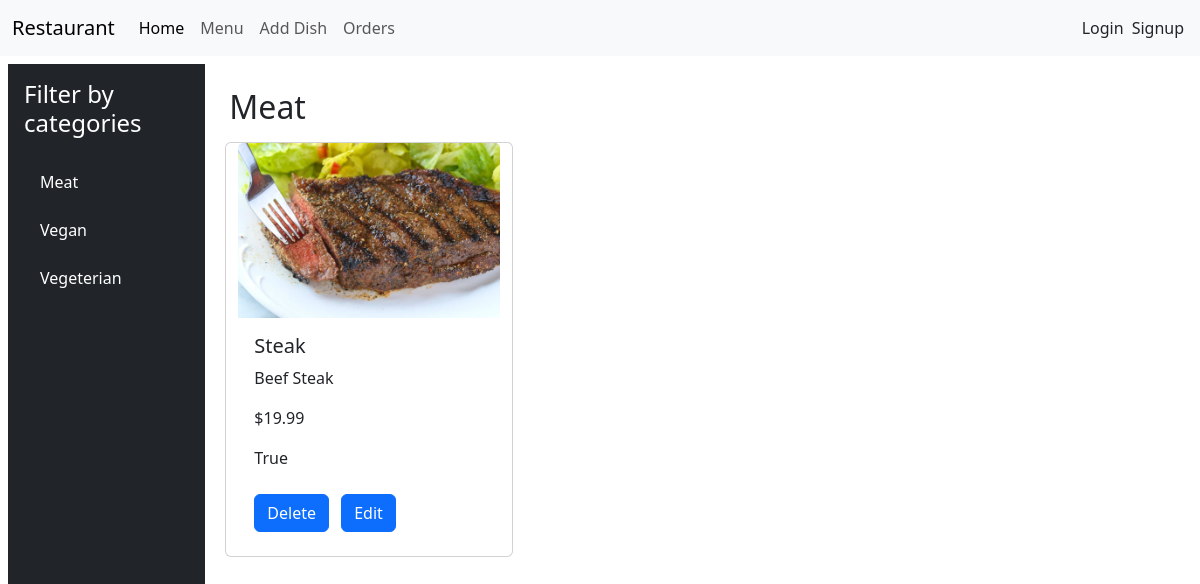
The app's page /restaurant/menu/category/1/ with its own data.
### menu/models.py (models this page shows, shortened)
class Category(models.Model):
    name = models.CharField(max_length=20)

class Dish(models.Model):
    name = models.CharField(max_length=50)
    description = models.CharField(max_length=100, blank=True)
    price = models.DecimalField(max_digits=4, decimal_places=2)
    category = models.ForeignKey(
        Category, on_delete=models.CASCADE, related_name="dishes"
    )
    is_available = models.BooleanField(default=True)

### menu/views.py (the view)
# urls.py: path("", views.index, name="index"),
def index(request, category_id=None):
    categories = Category.objects.all()
    if category_id:
        selected_category = get_object_or_404(Category, id=category_id)
        dishes = Dish.objects.filter(category=selected_category)
    else:
        dishes = Dish.objects.all()
        selected_category = None
    return render(
        request,
        "index.html",
        {
            "dishes": dishes,
            "categories": categories,
            "selected_category": selected_category,
        },
    )

### templates/index.html (shortened to what this page needs)
<!DOCTYPE html>
<html lang="en">
  <head>
  </head>
  <body>
    {% extends 'base.html' %} {% block content %}
    <div class="row m-2">
      <div
        class="col-md-3 col-lg-2 bg-dark text-white d-flex flex-column vh-100 p-3"
      >
        <h4 class="mb-4">Filter by categories</h4>
        <ul class="nav flex-column">
          {% for category in categories %}
          <li class="nav-item mb-2">
            <a
              href="{% url 'filter_by_category' category.id %}"
              class="nav-link text-white"
            >
              {{ category.name }}
            </a>
          </li>
          {% endfor %}
        </ul>
      </div>
      <div class="col-md-9 col-lg-10 p-4">
        <h2>
          {% if selected_category %} {{ selected_category.name }} {% else %} All
          Dishes {% endif %}
        </h2>
        <div class="row">
          {% for dish in dishes %} {% include 'card.html' %} {% endfor %}
        </div>
      </div>
    </div>
    {% endblock %}

### templates/card.html
{% load static %}
<div class="card h-100 m-2" style="width: 18rem">
  <a href="{% url 'detail' dish.id %}">
    <img src="{% static 'dish1.jpg' %}" class="card-img-top" alt="..." />
  </a>
  <div class="card-body">
    <h5 class="card-title">{{ dish.name }}</h5>
    <p class="card-text">{{ dish.description }}</p>
    <p class="card-text">${{ dish.price }}</p>
    <p class="card-text">{{ dish.is_available }}</p>
    <a href="{% url 'delete' dish.id %}" class="btn btn-primary">Delete</a>
    <a href="{% url 'edit' dish.id %}" class="btn btn-primary m-2">Edit</a>
  </div>
</div>

### records on screen
Category: name "Meat"
Category: name "Vegan"
Category: name "Vegeterian"
Dish: name "Steak", description "Beef Steak", price "19.99", is_available "True"
